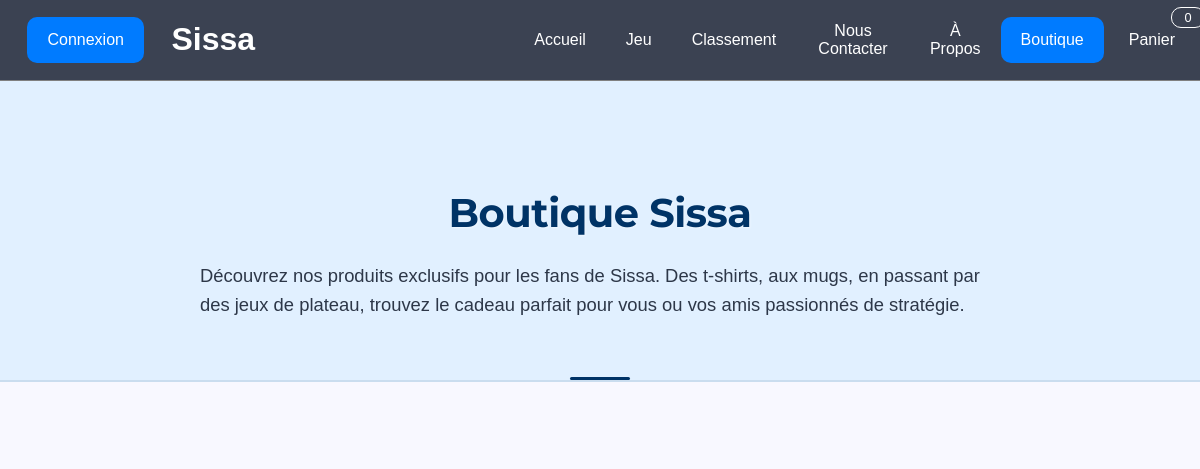
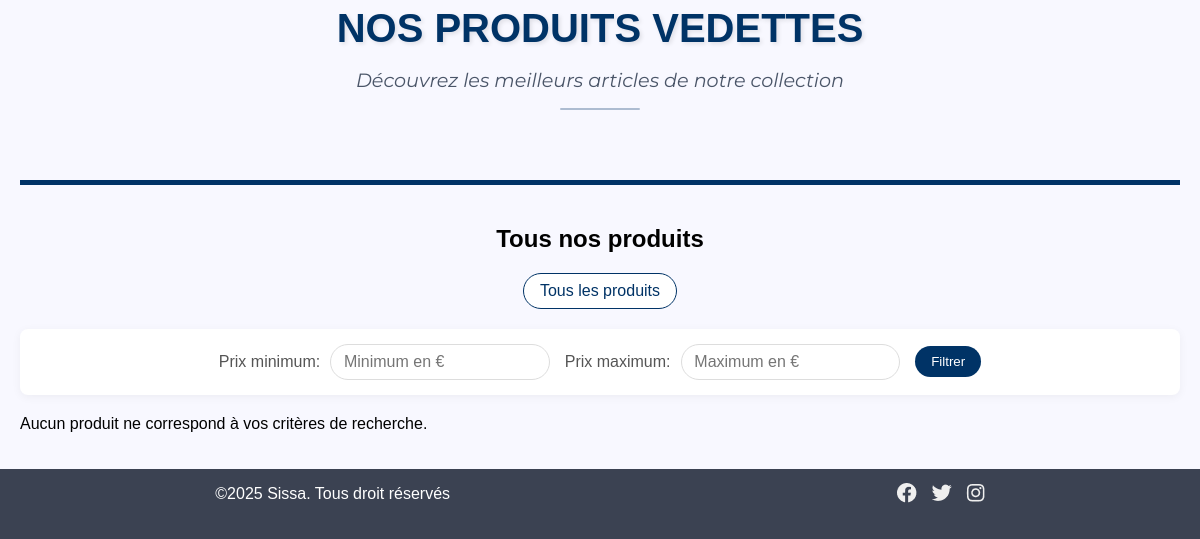
Page /Projet/pages/shop.php?categorie=goodies on the earlier database version (2 pictures, top to bottom).
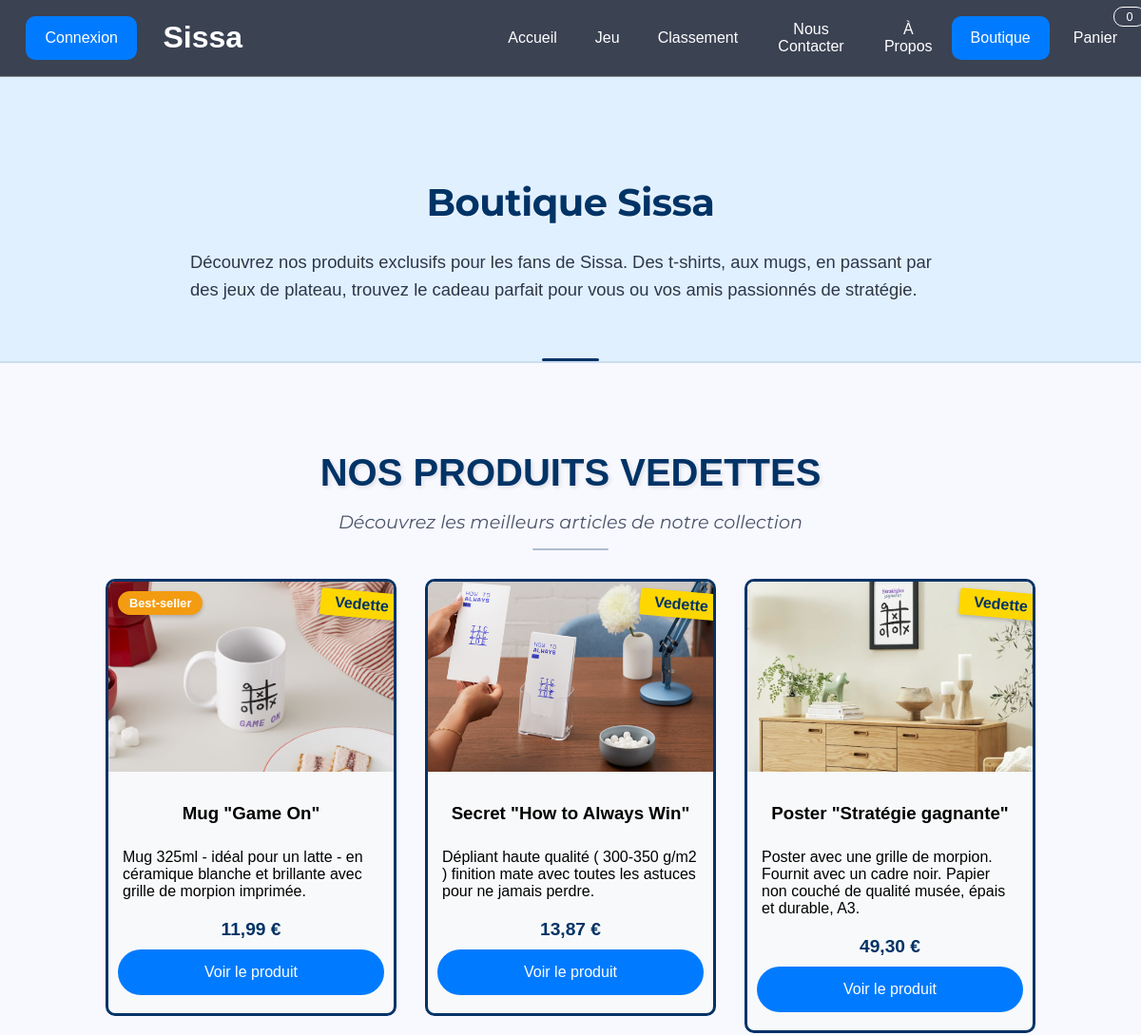
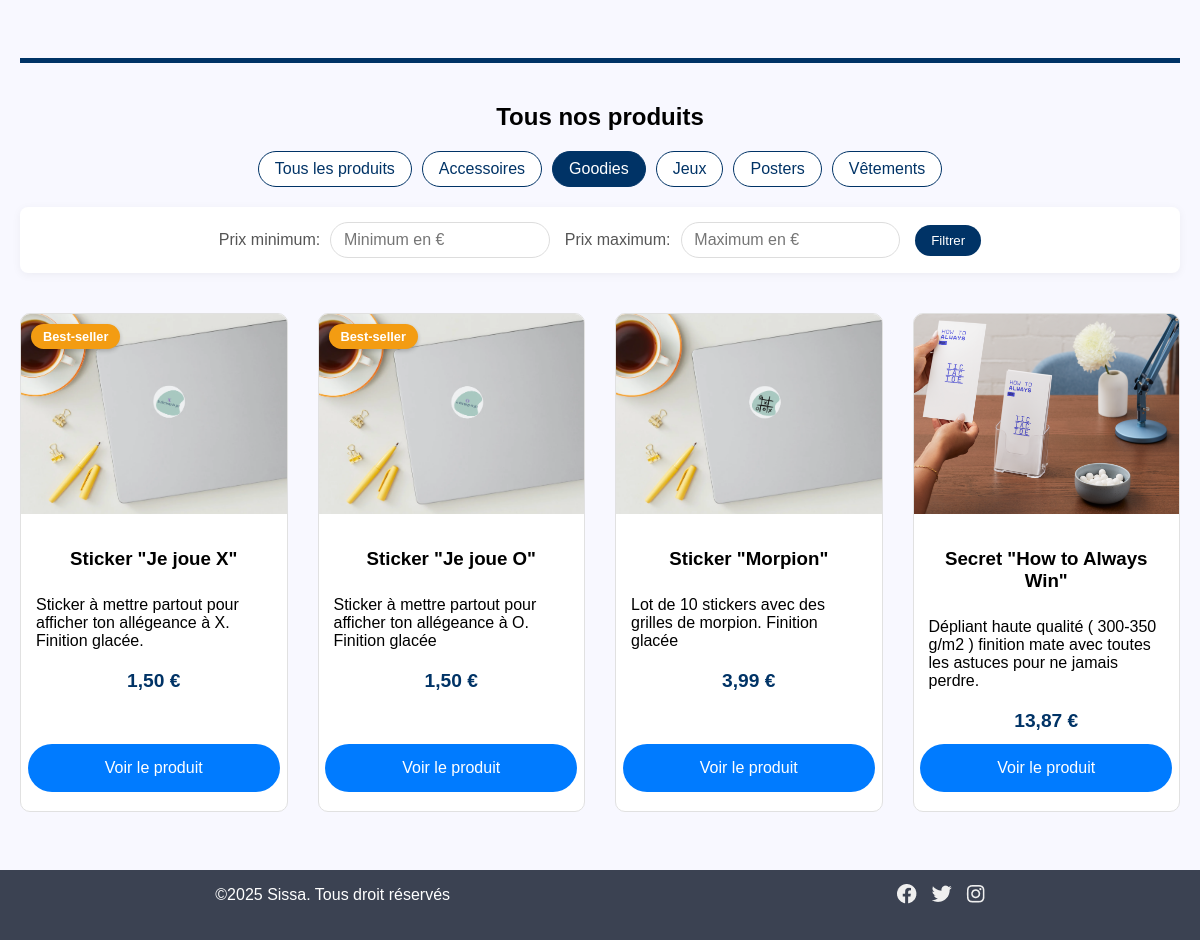
Same page on the later database version (2 pictures, top to bottom).
### tables this page shows
CREATE TABLE Article(
   idArticle INT AUTO_INCREMENT,
   prix DECIMAL(8,2),
   nom VARCHAR(50) NOT NULL,
   stock INT NOT NULL,
   description VARCHAR(200) NOT NULL,
   lien_image VARCHAR(50),
   PRIMARY KEY(idArticle)
);

### Projet/pages/shop.php (the view, shortened to what the changed rows need)
<!DOCTYPE html>
<html lang="fr">
<head>
    <?php
        include("../common/styles.php");
    ?>
    <link rel="stylesheet" href="shop.css">
</head>
<body>
    <?php
    include("../common/nav.php");
    $pdo = connect();
    ?>
    <?php
    $articles_par_page = 5;
    $page_courante = isset($_GET['page']) ? max(1, intval($_GET['page'])) : 1;
    $debut = ($page_courante - 1) * $articles_par_page;
    $where = [];
    $params = [];
    if (!empty($_GET['categorie'])) {
        $where[] = "categorie = ?";
        $params[] = $_GET['categorie'];
    }
    $where_clause = "stock > 0";
    if ($where) {
        $where_clause .= " and " . implode(" and ", $where);
    }
    $params[] = $debut;
    $params[] = $articles_par_page;
    $sql = "SELECT a.*,
    (SELECT MAX(p.proportion_promotion) FROM Promotion p
    JOIN a_la_promotion ap ON p.idPromotion = ap.idPromotion
    WHERE ap.idArticle = a.idArticle
    AND p.debut_promotion <= NOW()
    AND p.fin_promotion >= NOW()) as promotion_active,
    (SELECT p.nom_promotion FROM Promotion p
    JOIN a_la_promotion ap ON p.idPromotion = ap.idPromotion
    WHERE ap.idArticle = a.idArticle
    AND p.debut_promotion <= NOW()
    AND p.fin_promotion >= NOW()
    ORDER BY p.proportion_promotion DESC LIMIT 1) as nom_promotion
    FROM Article a WHERE " . $where_clause . " LIMIT ?, ?";
    $stmt = $pdo->prepare($sql);
    foreach ($params as $key => $value) {
    $param_type = PDO::PARAM_STR;
    if ($key >= count($params) - 2) {
    $param_type = PDO::PARAM_INT;
    }
    $stmt->bindValue($key + 1, $value, $param_type);
    }
    $stmt->execute();
    $articles = $stmt->fetchAll();
    function getBestSellers($pdo, $days = 30, $limit = 5) {
        $sql = "select a.idArticle, a.nom, SUM(ac.quantité_achat) as total_ventes
                from Article a
                join achete ac on a.idArticle = ac.idArticle
                where ac.date_achat >= DATE_SUB(NOW(), INTERVAL ? DAY)
                group by a.idArticle, a.nom
                order by total_ventes DESC
                limit ?";
        $stmt = $pdo->prepare($sql);
        $stmt->bindValue(1, $days, PDO::PARAM_INT);
        $stmt->bindValue(2, $limit, PDO::PARAM_INT);
        $stmt->execute();
        return array_column($stmt->fetchAll(PDO::FETCH_ASSOC), 'idArticle');
    }
    $bestSellers = getBestSellers($pdo, 30, 3);
?>
    <div class="banniere-principale">
        <h1>Boutique Sissa</h1>
    </div>
    <div class="content">
        <section class="produits-vedettes">
            <h2>Nos Produits Vedettes</h2>
            <?php
            $stmt = $pdo->prepare("SELECT a.*,
            (SELECT MAX(p.proportion_promotion) FROM Promotion p
             JOIN a_la_promotion ap ON p.idPromotion = ap.idPromotion
             WHERE ap.idArticle = a.idArticle
             AND p.debut_promotion <= NOW()
             AND p.fin_promotion >= NOW()) as promotion_active,
            (SELECT p.nom_promotion FROM Promotion p
             JOIN a_la_promotion ap ON p.idPromotion = ap.idPromotion
             WHERE ap.idArticle = a.idArticle
             AND p.debut_promotion <= NOW()
             AND p.fin_promotion >= NOW()
             ORDER BY p.proportion_promotion DESC LIMIT 1) as nom_promotion
            FROM article a WHERE stock > 0 order by stock asc limit 3");
            $stmt->execute();
            $produits_vedettes = $stmt->fetchAll(PDO::FETCH_ASSOC);
            ?>
            <div class="wrapper-vedettes">
            <?php foreach ($produits_vedettes as $produit): ?>
            <div class="carte-produit carte-vedette">
                <div class="badge-vedette">Vedette</div>
                <?php if (in_array($produit['idArticle'], $bestSellers)): ?>
                    <div class="badge-bestseller">Best-seller</div>
                <?php endif; ?>
                <img src="<?= htmlspecialchars($produit['lien_image']) ?>"
                    alt="<?= htmlspecialchars($produit['nom']) ?>"
                    class="image-produit">
                <div class="info-produit">
                    <h3><?= htmlspecialchars($produit['nom']) ?></h3>
                    <p><?= htmlspecialchars($produit['description']) ?></p>
                    <div class="prix-produit">
                        <?php if (!empty($produit['promotion_active'])): ?>
                            <span class="prix-original"><?= number_format($produit['prix'], 2, ',', ' ') ?> €</span>
                            <span class="prix-promotion">
                                <?= number_format($produit['prix'] * (1 - $produit['promotion_active']), 2, ',', ' ') ?> €
                            </span>
                        <?php else: ?>
                            <?= number_format($produit['prix'], 2, ',', ' ') ?> €
                        <?php endif; ?>
                    </div>
                    <a href="produit.php?id=<?= $produit['idArticle'] ?>" class="color-button">Voir le produit</a>
                </div>
            </div>
            <?php endforeach; ?>
            </div>
        </section>
        <section class="tous-produits">
            <h2>Tous nos produits</h2>
            <?php
            $stmt = $pdo->query("select distinct categorie from Article order by categorie");
            $categories = $stmt->fetchAll(PDO::FETCH_COLUMN);
            ?>
            <div class="filtres-categories">
                <a href="?" class="bouton-categorie <?= empty($_GET['categorie']) ? 'actif' : '' ?>">
                    Tous les produits
                </a>
                <?php foreach ($categories as $cat): ?>
                    <a href="?categorie=<?= urlencode($cat) ?>"
                       class="bouton-categorie <?= (isset($_GET['categorie']) && $_GET['categorie'] === $cat) ? 'actif' : '' ?>">
                        <?= ucfirst(htmlspecialchars($cat)) ?>
                    </a>
                <?php endforeach; ?>
            </div>
            <form method="GET" class="filtre-prix">
                <div class="groupe-prix">
                </div>
                <div class="groupe-prix">
                </div>
                <button type="submit" class="bouton-appliquer">Filtrer</button>
            </form>
            <?php if (count($articles) > 0): ?>
                <div class="grille-produits">
                    <?php foreach ($articles as $produit): ?>
                    <div class="carte-produit">
                        <img src="<?= htmlspecialchars($produit['lien_image']) ?>"
                             alt="<?= htmlspecialchars($produit['nom']) ?>"
                             class="image-produit">
                        <div class="info-produit">
                        <?php if (in_array($produit['idArticle'], $bestSellers)): ?>
                            <div class="badge-bestseller">Best-seller</div>
                        <?php endif; ?>
                            <h3><?= htmlspecialchars($produit['nom']) ?></h3>
                            <p><?= htmlspecialchars($produit['description']) ?></p>
                            <div class="prix-produit">
                                <?php if (!empty($produit['promotion_active'])): ?>
                                    <span class="prix-original"><?= number_format($produit['prix'], 2, ',', ' ') ?> €</span>
                                    <span class="prix-promotion">
                                        <?= number_format($produit['prix'] * (1 - $produit['promotion_active']), 2, ',', ' ') ?> €
                                    </span>
                                <?php else: ?>
                                    <?= number_format($produit['prix'], 2, ',', ' ') ?> €
                                <?php endif; ?>
                            </div>
                            <a href="produit.php?id=<?= $produit['idArticle'] ?>" class="color-button">Voir le produit</a>
                        </div>
                    </div>
                    <?php endforeach; ?>
                </div>
            <?php else: ?>
                <p class="text-center">Aucun produit ne correspond à vos critères de recherche.</p>
            <?php endif; ?>
        </section>
    </div>
</body>
</html>

### Projet/common/nav.php (shortened to what the changed rows need)
<?php
$nb_articles = 0;
$nav_pages = array("index.php"=>"Accueil","jeu.php"=>"Jeu","classement.php"=>"Classement","contact.php"=>"Nous Contacter","a_propos.php"=>"À Propos","shop.php"=>"Boutique","panier.php"=>"Panier");
$current_page = $_SERVER['REQUEST_URI'];
$page = explode("/",$current_page);
$current_page = end($page);
$current_page = explode("?",$current_page);
$current_page = reset($current_page);
?>
<div class="navbar">
    <div class ="title-navbar">
        <h1 id="titre">Sissa</h1>
    </div>
    <div class= "inner-navbar">
        <?php
            foreach ($nav_pages as $key => $value) {
                if($key == "panier.php"){
                    echo "<div class=\"panier\">";
                    if($key == $current_page){
                        echo "<a class =\"page_selected\"href=\"panier.php\">Panier</a>";
                    }else{
                        echo "<a href=\"panier.php\">Panier</a>";
                    }
                    echo "<span class=\"badge-panier\">$nb_articles</span>";
                    echo "</div>";
                }else{
                    if($key == $current_page){
                        echo "<a class= \"page_selected\"href = \"$key\">$value</a>";
                    }else{
                        echo "<a href = \"$key\">$value</a>";
                    }
                }
            }
        ?>
    </div>
</div>

Differences in the rows shown:
added article: shows "Best-seller", shows a picture, nom "Mug \"Game On\"", description "Mug 325ml - idéal pour un latte - en céramique blanche et brillante avec grille de morpion imprimée.", prix "11,99", shown under "NOS PRODUITS VEDETTES"
added article: shows a picture, nom "Secret \"How to Always Win\"", description "Dépliant haute qualité ( 300-350 g/m2 ) finition mate avec toutes les astuces pour ne jamais perdre.", prix "13,87"
added article: shows a picture, nom "Poster \"Stratégie gagnante\"", description "Poster avec une grille de morpion. Fournit avec un cadre noir. Papier non couché de qualité musée, épais et durable, A3.", prix "49,30", shown under "NOS PRODUITS VEDETTES"
added article: shows a picture, shows "Best-seller", nom "Sticker \"Je joue X\"", description "Sticker à mettre partout pour afficher ton allégeance à X. Finition glacée.", prix "1,50"
added article: shows a picture, shows "Best-seller", nom "Sticker \"Je joue O\"", description "Sticker à mettre partout pour afficher ton allégeance à O. Finition glacée", prix "1,50"
added article: shows a picture, nom "Sticker \"Morpion\"", description "Lot de 10 stickers avec des grilles de morpion. Finition glacée", prix "3,99"
Other differences:
new list line: "Accessoires"
new list line: "Goodies"
new list line: "Jeux"
new list line: "Posters"
new list line: "Vêtements"
text no longer shown: "Aucun produit ne correspond à vos critères de recherche."
